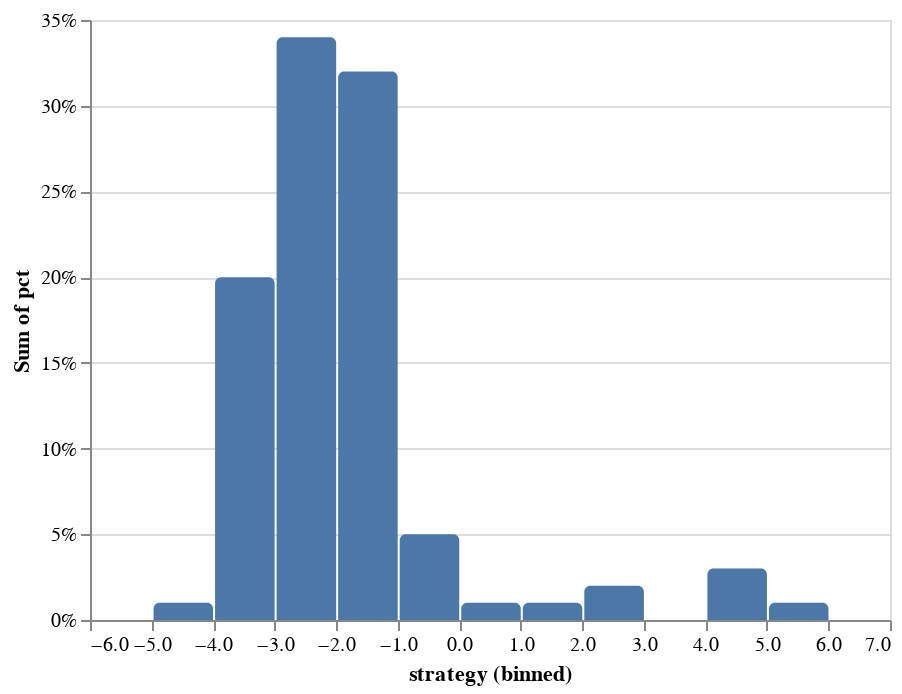

Write notebook code for a chart like this one.
### Code cell
from collections import Counter
#stragatz
vetor = [-3.97, 4.1925, -1.7075, -2.0875, -2.865, -0.4575, -2.1475, -2.16, -2.965, -3.4025, -1.76, -1.8125, -2.1175, -2.7775, -0.75, -1.7825, -2.6175, 2.14, -3.155, -0.8025, -3.71, -2.525, -2.57, -1.555, -2.0175, -1.4525, -0.73, -1.475, -1.95, -3.27, -4.045, -1.365, -2.23, -2.2125, -2.5075, -1.465, -1.4525, -1.015, -1.505, -3.26, -2.2825, -2.535, -3.665, -3.5725, -3.0525, -2.93, -1.025, -3.3125, -3.1925, -1.93, -2.0625, -2.51, -0.79, -3.1175, -2.44, -2.25, -3.0175, -2.2475, -3.41, -2.765, -1.3125, -3.2375, -3.255, -1.8725, -2.03, -3.0175, -2.8325, 4.1825, -1.3825, -1.5075, -2.4575, -1.6475, -2.385, 4.9625, 2.865, -1.3625, -1.24, -1.3625, -1.21, -2.2625, -1.87, -2.61, -2.7525, -1.1225, -2.8625, -3.6075, -2.615, -1.235, -1.7125, -2.7775, 0.705, -1.89, -3.2025, 5.3125, -3.32, -1.4075, -2.1275, -1.625, 1.585, -1.46]
print(Counter(vetor))

cooperative = 0
for i in vetor:
    if i <= 0:
        cooperative += 1
        
print(cooperative/len(vetor))


import altair as alt
import pandas as pd
import numpy as np


data = pd.DataFrame({'strategy':np.array(vetor),  'color':['#27AE60' for c in range(len(vetor))]})

alt.Chart(data).mark_bar(
    cornerRadiusTopLeft=3,
    cornerRadiusTopRight=3
).encode(
    alt.X("strategy:Q", bin=alt.Bin(extent=[-5, 6], step=0.5)),
    y='count()',
)



alt.Chart(data).transform_joinaggregate(
    total='count(*)'
).transform_calculate(
    pct='1 / datum.total'
).mark_bar(
    cornerRadiusTopLeft=3,
    cornerRadiusTopRight=3
).encode(
    alt.X("strategy:Q", bin=alt.Bin(extent=[-6, 7], step=1)),
    alt.Y('sum(pct):Q', axis=alt.Axis(format='%'))
)

### Figure 1 — Vega-Lite specification as saved in the notebook (floating-point values rounded to 4 significant figures)
{"config": {"view": {"continuousWidth": 400, "continuousHeight": 300}}, "data": {"name": "data-90b8b71a398fc5fe76e0ed18237c8045"}, "mark": {"type": "bar", "cornerRadiusTopLeft": 3, "cornerRadiusTopRight": 3}, "encoding": {"x": {"type": "quantitative", "bin": {"extent": [-6, 7], "step": 1}, "field": "strategy"}, "y": {"type": "quantitative", "aggregate": "sum", "axis": {"format": "%"}, "field": "pct"}}, "transform": [{"joinaggregate": [{"op": "count", "field": "*", "as": "total"}]}, {"calculate": "1 / datum.total", "as": "pct"}], "$schema": "https://vega.github.io/schema/vega-lite/v4.8.1.json", "datasets": {"data-90b8b71a398fc5fe76e0ed18237c8045": [{"strategy": -3.97, "color": "#27AE60"}, {"strategy": 4.192, "color": "#27AE60"}, {"strategy": -1.708, "color": "#27AE60"}, {"strategy": -2.087, "color": "#27AE60"}, {"strategy": -2.865, "color": "#27AE60"}, {"strategy": -0.4575, "color": "#27AE60"}, {"strategy": -2.147, "color": "#27AE60"}, {"strategy": -2.16, "color": "#27AE60"}, {"strategy": -2.965, "color": "#27AE60"}, {"strategy": -3.402, "color": "#27AE60"}, {"strategy": -1.76, "color": "#27AE60"}, {"strategy": -1.812, "color": "#27AE60"}, {"strategy": -2.118, "color": "#27AE60"}, {"strategy": -2.777, "color": "#27AE60"}, {"strategy": -0.75, "color": "#27AE60"}, {"strategy": -1.782, "color": "#27AE60"}, {"strategy": -2.618, "color": "#27AE60"}, {"strategy": 2.14, "color": "#27AE60"}, {"strategy": -3.155, "color": "#27AE60"}, {"strategy": -0.8025, "color": "#27AE60"}, {"strategy": -3.71, "color": "#27AE60"}, {"strategy": -2.525, "color": "#27AE60"}, {"strategy": -2.57, "color": "#27AE60"}, {"strategy": -1.555, "color": "#27AE60"}, {"strategy": -2.018, "color": "#27AE60"}, {"strategy": -1.452, "color": "#27AE60"}, {"strategy": -0.73, "color": "#27AE60"}, {"strategy": -1.475, "color": "#27AE60"}, {"strategy": -1.95, "color": "#27AE60"}, {"strategy": -3.27, "color": "#27AE60"}, {"strategy": -4.045, "color": "#27AE60"}, {"strategy": -1.365, "color": "#27AE60"}, {"strategy": -2.23, "color": "#27AE60"}, {"strategy": -2.212, "color": "#27AE60"}, {"strategy": -2.507, "color": "#27AE60"}, {"strategy": -1.465, "color": "#27AE60"}, {"strategy": -1.452, "color": "#27AE60"}, {"strategy": -1.015, "color": "#27AE60"}, {"strategy": -1.505, "color": "#27AE60"}, {"strategy": -3.26, "color": "#27AE60"}, {"strategy": -2.283, "color": "#27AE60"}, {"strategy": -2.535, "color": "#27AE60"}, {"strategy": -3.665, "color": "#27AE60"}, {"strategy": -3.572, "color": "#27AE60"}, {"strategy": -3.053, "color": "#27AE60"}, {"strategy": -2.93, "color": "#27AE60"}, {"strategy": -1.025, "color": "#27AE60"}, {"strategy": -3.312, "color": "#27AE60"}, {"strategy": -3.192, "color": "#27AE60"}, {"strategy": -1.93, "color": "#27AE60"}, {"strategy": -2.062, "color": "#27AE60"}, {"strategy": -2.51, "color": "#27AE60"}, {"strategy": -0.79, "color": "#27AE60"}, {"strategy": -3.118, "color": "#27AE60"}, {"strategy": -2.44, "color": "#27AE60"}, {"strategy": -2.25, "color": "#27AE60"}, {"strategy": -3.018, "color": "#27AE60"}, {"strategy": -2.248, "color": "#27AE60"}, {"strategy": -3.41, "color": "#27AE60"}, {"strategy": -2.765, "color": "#27AE60"}, {"strategy": -1.312, "color": "#27AE60"}, {"strategy": -3.237, "color": "#27AE60"}, {"strategy": -3.255, "color": "#27AE60"}, {"strategy": -1.873, "color": "#27AE60"}, {"strategy": -2.03, "color": "#27AE60"}, {"strategy": -3.018, "color": "#27AE60"}, {"strategy": -2.833, "color": "#27AE60"}, {"strategy": 4.183, "color": "#27AE60"}, {"strategy": -1.383, "color": "#27AE60"}, {"strategy": -1.508, "color": "#27AE60"}, {"strategy": -2.458, "color": "#27AE60"}, {"strategy": -1.647, "color": "#27AE60"}, {"strategy": -2.385, "color": "#27AE60"}, {"strategy": 4.963, "color": "#27AE60"}, {"strategy": 2.865, "color": "#27AE60"}, {"strategy": -1.363, "color": "#27AE60"}, {"strategy": -1.24, "color": "#27AE60"}, {"strategy": -1.363, "color": "#27AE60"}, {"strategy": -1.21, "color": "#27AE60"}, {"strategy": -2.263, "color": "#27AE60"}, {"strategy": -1.87, "color": "#27AE60"}, {"strategy": -2.61, "color": "#27AE60"}, {"strategy": -2.752, "color": "#27AE60"}, {"strategy": -1.123, "color": "#27AE60"}, {"strategy": -2.862, "color": "#27AE60"}, {"strategy": -3.607, "color": "#27AE60"}, {"strategy": -2.615, "color": "#27AE60"}, {"strategy": -1.235, "color": "#27AE60"}, {"strategy": -1.712, "color": "#27AE60"}, {"strategy": -2.777, "color": "#27AE60"}, {"strategy": 0.705, "color": "#27AE60"}, {"strategy": -1.89, "color": "#27AE60"}, {"strategy": -3.203, "color": "#27AE60"}, {"strategy": 5.312, "color": "#27AE60"}, {"strategy": -3.32, "color": "#27AE60"}, {"strategy": -1.407, "color": "#27AE60"}, {"strategy": -2.127, "color": "#27AE60"}, {"strategy": -1.625, "color": "#27AE60"}, {"strategy": 1.585, "color": "#27AE60"}, {"strategy": -1.46, "color": "#27AE60"}]}}
